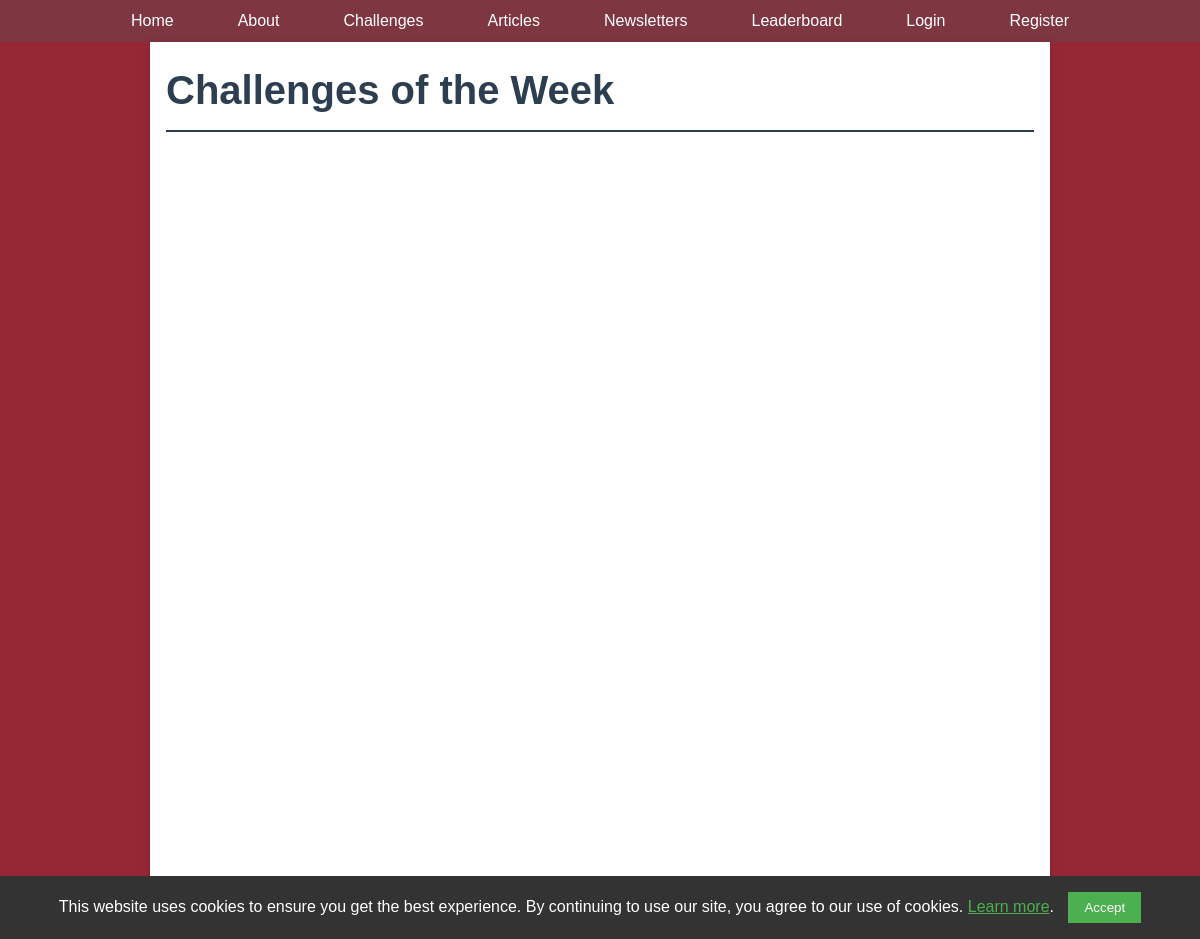
Before: /challenges with the older database file.
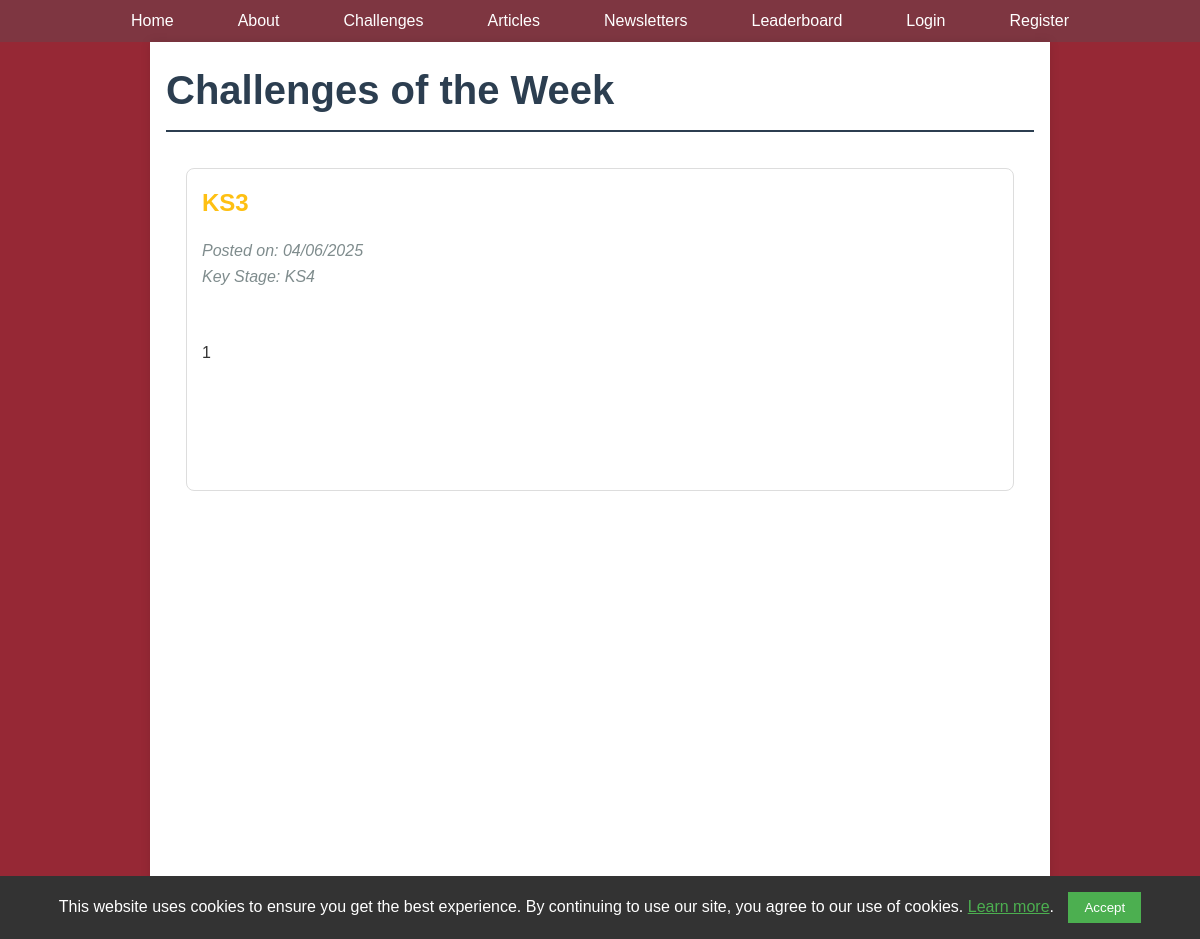
After: the same page with the newer database file.
### app/models.py (models this page shows)
class Challenge(db.Model):
    id = db.Column(db.Integer, primary_key=True, autoincrement=True)
    title = db.Column(db.String(100), nullable=False)
    content = db.Column(db.Text, nullable=False)
    date_posted = db.Column(db.DateTime, nullable=False, default=datetime.utcnow)
    file_url = db.Column(db.String(100))
    key_stage = db.Column(db.String(3), nullable=False)
    answer_boxes = db.relationship(
        "ChallengeAnswerBox", backref="challenge", lazy=True, cascade="all, save-update"
    )
    submissions = db.relationship("AnswerSubmission", backref="challenge", lazy=True)
    first_correct_submission = db.Column(db.DateTime)

### app/main/routes.py (the view)
@bp.route("/challenges")
def challenges():
    page = request.args.get("page", 1, type=int)
    try:
        challenges_pagination = Challenge.query.order_by(
            Challenge.date_posted.desc()
        ).paginate(page=page, per_page=6, error_out=False)
        return render_template("main/challenges.html", challenges=challenges_pagination)
    except SQLAlchemyError as e:
        current_app.logger.error(f"Error loading challenges: {str(e)}")
        flash("Unable to load challenges at this time.", "error")
        return redirect(url_for("main.index"))

### app/templates/main/challenges.html (shortened to what this page needs)
{% extends "base.html" %}
{% block content %}
    <link rel="stylesheet" href="https://cdnjs.cloudflare.com/ajax/libs/mathquill/0.10.1/mathquill.min.css">
    <h1>Challenges of the Week</h1>
    <div class="challenge-grid">
        {% for challenge in challenges.items %}
            <article class="challenge-card">
                <h2><a href="{{ url_for('main.challenge', challenge_id=challenge.id) }}">{{ challenge.title }}</a></h2>
                <p class="meta">Posted on: {{ challenge.date_posted.strftime('%d/%m/%Y') }}</p>
                <p class="meta">Key Stage: {{ challenge.key_stage.upper() }}</p>
                <div class="challenge-content">
                    {{challenge.content | safe | truncate(200)}}
                </div>
            </article>
        {% endfor %}
    </div>
{% endblock %}

### app/templates/base.html (shortened to what this page needs)
<!DOCTYPE html>
<html lang="en">
    <head>
        <link rel="stylesheet" href="{{ url_for('static', filename='css/main.css') }}">
        <link rel="stylesheet" href="https://cdnjs.cloudflare.com/ajax/libs/mathquill/0.10.1/mathquill.min.css">
</head>
<body>
    <header>
        <nav>
            <ul class="nav-menu">
                <li><a href="{{ url_for('main.index') }}">Home</a></li>
                <li><a href="{{ url_for('main.about') }}">About</a></li>
                <li><a href="{{ url_for('main.challenges') }}">Challenges</a></li>
                <li><a href="{{ url_for('main.articles') }}">Articles</a></li>
                <li><a href="{{ url_for('main.newsletters') }}">Newsletters</a></li>
                <li><a href="{{ url_for('main.leaderboard') }}">Leaderboard</a></li>
                {% if current_user.is_anonymous %}
                    <li><a href="{{ url_for('auth.login') }}">Login</a></li>
                    <li><a href="{{ url_for('auth.register') }}">Register</a></li>
                {% else %}
                    {% if current_user.is_admin %}
                        <li><a href="{{ url_for('admin.admin_index') }}">Admin</a></li>
                    {% endif %}
                    <li><a href="{{ url_for('profile.profile') }}">Profile - {{current_user.full_name }}</a></li>
                    <li><a href="{{ url_for('auth.logout') }}">Logout</a></li>
                {% endif %}
            </ul>
        </nav>
    </header>
    <main>
        {% block content %}{% endblock %}
    </main>
    <footer>
        <p>&copy; 2025 UCGS Mathematics Society</p>
    </footer>
<div id="cookie-consent-banner" class="cookie-banner">
    <p>
        This website uses cookies to ensure you get the best experience. By continuing to use our site, you agree to our use of cookies.
        <a href="{{ url_for('main.privacy_policy') }}">Learn more</a>.
    </p>
    <button id="accept-cookies" class="cookie-button">Accept</button>
</div>
</body>
</html>

### app/static/css/main.css (style rules this page uses)
* { margin: 0; padding: 0; box-sizing: border-box; }
body { font-family: Arial, sans-serif; line-height: 1.6; color: #333; background-color: #962835; min-height: 100vh; display: flex; flex-direction: column; }
header { padding: 0; }
main, footer { padding: 1rem; }
main { width: 75%; margin: 0 auto; background-color: #fff; box-shadow: 0 0 10px rgba(0, 0, 0, 0.1); min-height: calc(120vh - 120px); }
h1, h2, h3 { margin-bottom: 1rem; color: #2c3e50; }
h1 { font-size: 2.5rem; border-bottom: 2px solid #2c3e50; padding-bottom: 0.5rem; }
nav { width: 100%; margin: 0; padding: 0; }
nav ul { list-style-type: none; display: flex; justify-content: center; align-items: center; background-color: #7e3641; padding: 0.5rem; margin: 0; width: 100%; box-sizing: border-box; }
nav ul li { margin: 0 1rem; }
nav ul li a { color: #fff; text-decoration: none; padding: 0.5rem 1rem; border-radius: 4px; transition: background-color 0.3s; }
a { color: rgb(254, 192, 19); text-decoration: none; }
footer { text-align: center; padding: 1rem; background-color: #333; color: #fff; margin-top: auto; }
.challenge-grid { display: grid; grid-template-columns: repeat(auto-fit, minmax(280px, 1fr)); gap: 20px; padding: 20px; }
.challenge-card { border: 1px solid #ddd; border-radius: 8px; padding: 15px; transition: transform 0.2s, box-shadow 0.2s; }
.challenge-content { white-space: pre-wrap; word-wrap: break-word; overflow-wrap: break-word; }
.meta { color: #7f8c8d; font-style: italic; }
.challenge-content { margin-bottom: 2rem; }
.cookie-banner { position: fixed; bottom: 0; left: 0; width: 100%; background-color: #333; color: #fff; padding: 1rem; display: none; z-index: 1000; text-align: center; }
.cookie-banner p { margin: 0; display: inline; }
.cookie-banner a { color: #4CAF50; text-decoration: underline; }
.cookie-button { background-color: #4CAF50; color: white; border: none; padding: 0.5rem 1rem; margin-left: 10px; cursor: pointer; }

Changed rows visible on the page:
added Challenge: title "KS3", date_posted "04/06/2025", key_stage "KS4", content "1"
